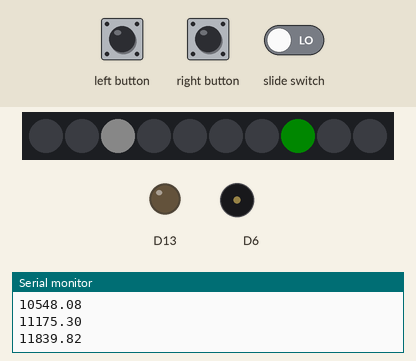
This sketch was run on a simulated Adafruit Circuit Playground Express. On the bench: 10 RGB LEDs in strip order, left to right, output pins drawn as LEDs (lit = HIGH), buzzer (waves = sounding), the last lines printed to the serial monitor. Inputs (shaded band) come from the test bench. Dim RGB values are drawn brighter than linear; random numbers use the default seed unless the sketch sets one.

Above: at 0.3 s.
1.3 s: left button pressed for 0.15 s
At 1.7 s:
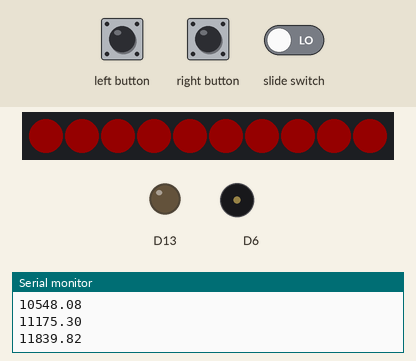
2.0 s: right button pressed for 0.15 s
At 2.23 s:
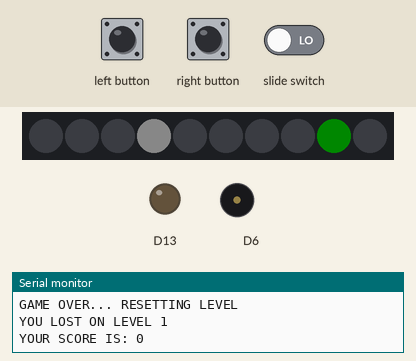
2.7 s: left button pressed for 1 s
At 3.48 s:
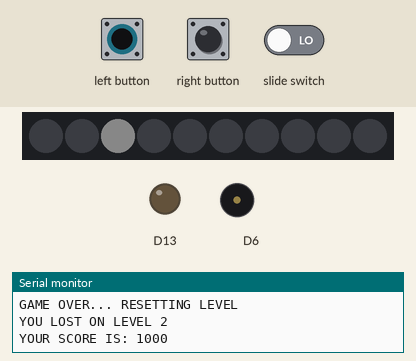
4.3 s: right button pressed for 1 s
At 4.64 s:
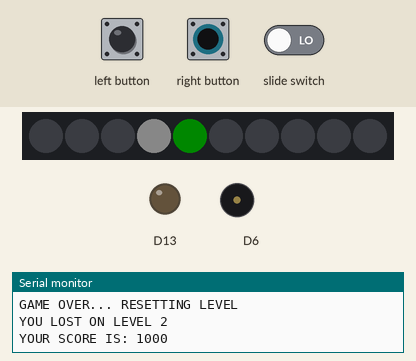
5.9 s: left button driven HIGH and slide switch driven HIGH
At 6.8 s:
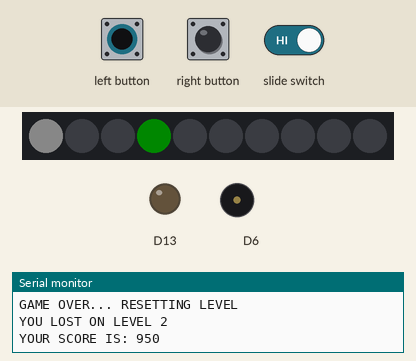
7.9 s: left button pulsed LOW 2 times (0.12 s each, 0.3 s apart)
At 8.93 s:
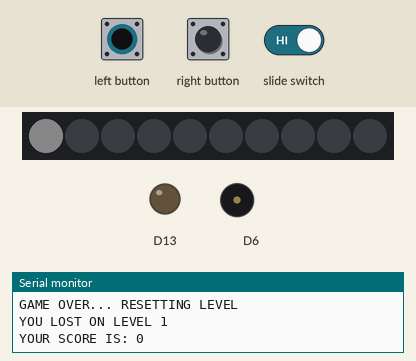
Timing chart, 0 to 10.9 s (numbered marks = the images above; inputs shaded):
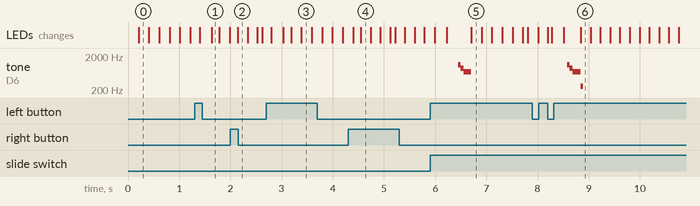

Measured:
- after the input at 5.9 s, tone on D6: silent → 1108 Hz after 0.55 s, → 880 Hz 0.05 s later, → 698 Hz 0.05 s later, → silent 0.15 s later
- after the input at 7.9 s, tone on D6: plays 1108 Hz for 0.05 s, 880 Hz for 0.05 s, 698 Hz for 0.16 s, 261 Hz for 0.05 s, starting after 0.68 s

The sketch:

puzzle10game.ino
```cpp
#include <Adafruit_CircuitPlayground.h>

int level = 0;
int cursor = 0;
int goal;
int levelDelay = 100;
int points = 0;
int rounds_until_scored = 0; // tracks each time around before player clicks (used for points system)
bool gameOver = false;
bool playerWon = false;


float midi[127];
int lose[] = {85, 81, 77};
int win[] = {77, 81, 85};
bool sound;

volatile bool buttonFlag = false;
volatile bool switchFlag = false;

void setup() {
  Serial.begin(9600);
  CircuitPlayground.begin();
  generateMIDI();

  pinMode(4, INPUT_PULLDOWN);
  pinMode(5, INPUT_PULLDOWN);
  pinMode(7, INPUT);

  attachInterrupt(digitalPinToInterrupt(4), buttonISR, RISING);
  attachInterrupt(digitalPinToInterrupt(5), buttonISR, RISING);
  attachInterrupt(digitalPinToInterrupt(7), switchISR, CHANGE);

  sound = CircuitPlayground.slideSwitch();
  goal = random(10);
  CircuitPlayground.setPixelColor(goal, 0, 120, 0);
}

void loop() {
  CircuitPlayground.setPixelColor(cursor, 120,120,120);

  // turns sounds on/off
  if (switchFlag) {
    delay(5);
    sound = CircuitPlayground.slideSwitch();
    switchFlag = false;
  }

  // During game logic
  if (buttonFlag) {
    delay(5);

    // if player clicked on time
    if (cursor == goal) {
      if (sound) CircuitPlayground.playTone(midi[map(level, 0, 9, 60, 100)], 50); // play sounds increasing in pitch based on the level

      int level_points = 1000 - (50*rounds_until_scored);
      if (level_points > 0) points += level_points; // cannot lose points for waiting too long

      level++;
      levelDelay -=5; // increase level and difficulty

      playerWon = (level==10); // checks if the game is over
      gameOver = playerWon;

      delay(50);
    } else {
      gameOver = true; // if player misses, then the game ends
    }
    rounds_until_scored = 0;

    goal = random(10);
    CircuitPlayground.setPixelColor(goal, 0, 120, 0); // choose and display new goal

    buttonFlag = false;
  }

  // Game end logic
  if (gameOver) {
    if (playerWon) {

      if (sound) playSequence(win);
      Serial.println("YOU WIN");
      CircuitPlayground.clearPixels();

    } else {

      blink(3);
      if (sound) playSequence(lose);
      Serial.println("GAME OVER... RESETTING LEVEL");
      Serial.print("YOU LOST ON LEVEL ");
      Serial.println(level+1);

    }
    Serial.print("YOUR SCORE IS: ");
    Serial.println(points);
    Serial.println("\n");

    level = 0;
    levelDelay = 100;
    playerWon = false; // reset the game
    gameOver = false;
    rounds_until_scored = 0;
    points = 0;
    cursor = 0;
    goal = random(10);
    CircuitPlayground.setPixelColor(goal, 0, 120, 0);

  } else { // If game is not over and should continue
    delay(levelDelay); // delay in between moving the cursor
    CircuitPlayground.setPixelColor(cursor, 0, cursor==goal ? 120 : 0, 0); //if cursor is on top of goal, set the led back to green, otherwise turn it off
    if (cursor+1 > 9) { // if cursor completed a full circle, increase the rounds and wrap cursor around
      cursor = 0;
      rounds_until_scored ++;
    } else {
      cursor++;
    }
  }
}

void playSequence(int arr[]) {
  CircuitPlayground.playTone(midi[arr[0]], 50);
  CircuitPlayground.playTone(midi[arr[1]], 50);
  CircuitPlayground.playTone(midi[arr[2]], 150);
}

void blink(int reps) {
  for (int i = 0; i < reps; i++) {
    for (int j = 0; j < 10; j++) {
      CircuitPlayground.setPixelColor(j,255,0,0);
    }
    delay(75);
    CircuitPlayground.clearPixels();
    delay(75);
  }
}

void buttonISR() {
  buttonFlag = true;
}

void switchISR() {
  switchFlag = true;
}

void generateMIDI()
{
  for (int x = 0; x < 127; ++x) {
    midi[x] = (13.75) * pow(2.0, ((x - 9.0) / 12.0));
    Serial.println(midi[x]);
  }
}
```
